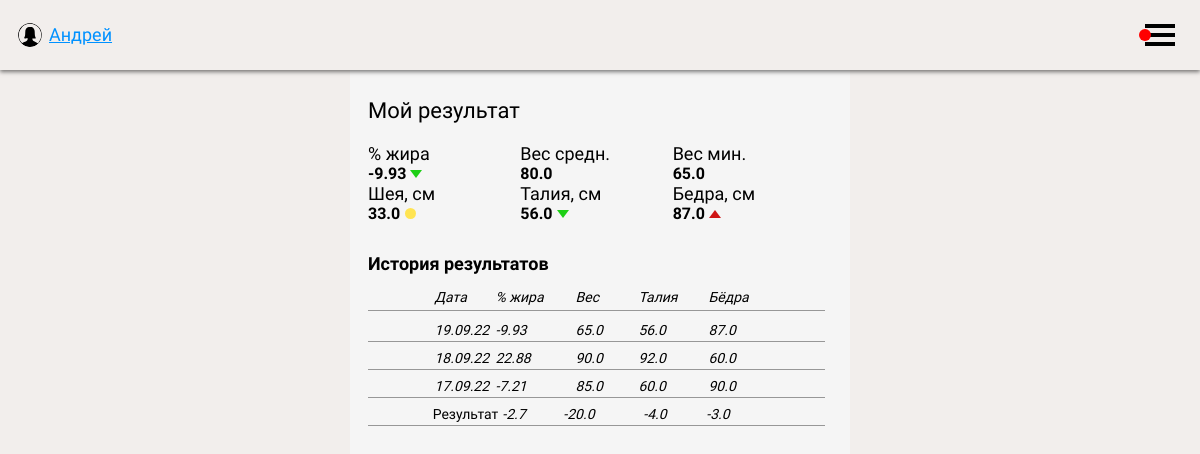
/adminviewresults/1/ (signed in), run on the app's committed database.
### users/models.py (models this page shows, shortened)
class Profile(models.Model):
    GENDER=(
        ('men', 'Мужчина'),
        ('women', 'Женщина'),
    )
    user = models.OneToOneField(User, on_delete=models.CASCADE, related_name='profile', verbose_name='Пользователь (латиницей)')
    name = models.CharField(max_length=100, verbose_name='Фамилия и имя')
    phone = models.CharField(max_length=12, verbose_name='Номер телефона')
    growth = models.IntegerField(blank=True, default=0, verbose_name='Рост')
    age = models.IntegerField(blank=True, default=0, verbose_name='Возраст')
    active = models.BooleanField(default=False, verbose_name='Оплатил')
    gender = models.CharField(max_length=10, default=2, choices=GENDER, verbose_name='Пол')
    class Meta:
        verbose_name = 'Профили участников'
        verbose_name_plural = 'Профиль участника'

### core/models.py (models this page shows, shortened)
class EveryWeekReport(models.Model):
    user = models.ForeignKey(Profile, on_delete=models.CASCADE, verbose_name='Участник')
    date = models.DateField(default=date.today, verbose_name='Дата отчета')
    weight = models.FloatField(verbose_name='Вес')
    neck = models.FloatField(verbose_name='Шея')
    waist = models.FloatField(verbose_name='Бедра')
    hips = models.FloatField(verbose_name='Талия')
    side_view = models.ImageField(upload_to='user_photo', blank=True, verbose_name='Вид сбоку')
    front_view = models.ImageField(upload_to='user_photo', blank=True, verbose_name='Вид спереди')
    back_view = models.ImageField(upload_to='user_photo', blank=True, verbose_name='Вид сзади')
    @property
    def fat(self):
        if self.user.gender == 'men':
            fat = 495 / (1.0324 - 0.19077 * log(self.hips - self.neck, 10) + 0.15456 * log(self.user.growth, 10)) - 450
        else:
            fat = 495 / (1.29579 - 0.35004 * log(self.hips + self.waist - self.neck, 10) + 0.22100 * log(self.user.growth, 10)) - 450
        return f'{fat:.{2}f}'
    class Meta:
        verbose_name = 'Еженедельные отчеты'
        verbose_name_plural = 'Еженедельный отчет'

### core/views.py (the view, shortened to what this page needs)
# urls.py: path('adminviewresults/<pk>/', login_required(AdminResultView.as_view()), name='results'),
class AdminResultView(UserPassesTestMixin, TemplateView):
    template_name = 'core/admin_results.html'
    def test_func(self):
        if self.request.user.profile and self.request.user.profile.active:
            return True
        else:
            return False
    def get_context_data(self, **kwargs):
        context = super(AdminResultView, self).get_context_data(**kwargs)
        user = User.objects.get(username=self.request.user)
        everyweekreports = EveryWeekReport.objects.filter(user_id=kwargs['pk'])
        context['weight_average'] = everyweekreports.aggregate(average=Avg('weight'))
        context['weight_min'] = everyweekreports.aggregate(min=Min('weight'))
        context['report_list'] = everyweekreports.order_by('-date')
        if everyweekreports.count() > 1:
            context['report_previous'] = everyweekreports.order_by('-id')[1]
        context['report_last'] = everyweekreports.last()
        try:
            if everyweekreports.order_by('-id')[1]:
                context['you_today_result_weight'] = everyweekreports.last().weight - everyweekreports.first().weight
                context['you_today_result_neck'] = everyweekreports.last().neck - everyweekreports.first().neck
                context['you_today_result_waist'] = everyweekreports.last().waist - everyweekreports.first().waist
                context['you_today_result_hips'] = everyweekreports.last().hips - everyweekreports.first().hips
                context['you_today_result_fat'] = float(everyweekreports.last().fat) - float(everyweekreports.first().fat)
        finally:
            return context
        return context

### templates/core/admin_results.html (shortened to what this page needs)
{% extends 'base.html' %}
{% load static %}
{% block content %}
    <body class="page-account">
    {% include 'includes/header.html' %}
    <main>
        <section class="account">
            <h1>Мой результат</h1>
            <div class="table-result">
                <div class="tr-tr1">
                    <span>% жира</span>
                    {% if report_last.fat < report_previous.fat %}
                        <span class="down">
                    {% elif report_last.fat == report_previous.fat %}
                        <span class="md">
                    {% else %}
                        <span class="up">
                    {% endif %}
                    {% if report_last %}
                        {{ report_last.fat }}
                    {% else %}
                        0
                    {% endif %}
                    </span>
                </div>
                <div class="tr-tr2">
                    <span>Вес средн.</span>
                    <span>{{ weight_average.average|stringformat:".1f" }}</span>
                </div>
                <div class="tr-tr3">
                    <span>Вес мин.</span>
                    <span>{{ weight_min.min|stringformat:".1f" }}</span>
                </div>
                <div class="tr-tr4">
                    <span>Шея, см</span>
                    {% if report_last.neck < report_previous.neck %}
                        <span class="down">
                    {% elif report_last.neck == report_previous.neck %}
                        <span class="md">
                    {% elif report_last.neck > report_previous.neck %}
                        <span class="up">
                    {% endif %}
                    {% if report_last %}
                        {{ report_last.neck }}
                    {% else %}
                        0
                    {% endif %}
                    </span>
                </div>
                <div class="tr-tr5">
                    <span>Талия, см</span>
                    {% if report_last.hips < report_previous.hips %}
                        <span class="down">
                    {% elif report_last.hips == report_previous.hips %}
                        <span class="md">
                    {% elif report_last.hips > report_previous.hips %}
                        <span class="up">
                    {% endif %}
                    {% if report_last %}
                        {{ report_last.hips }}
                    {% else %}
                        0
                    {% endif %}
                    </span>
                </div>
                <div class="tr-tr6">
                    <span>Бедра, см</span>
                    {% if report_last.waist < report_previous.waist %}
                        <span class="down">
                    {% elif report_last.waist == report_previous.waist %}
                        <span class="md">
                    {% elif report_last.waist > report_previous.waist %}
                        <span class="up">
                    {% endif %}
                    {% if report_last %}
                        {{ report_last.waist }}
                    {% else %}
                        0
                    {% endif %}
                    </span>
                </div>
            </div>
            <div class="history-table">
                <p class="history-table-title">История результатов</p>
                <div class="history-table-content">
                    <div class="ht-tr1">
                        <span>Дата</span>
                        <span>% жира</span>
                        <span>Вес</span>
                        <span>Талия</span>
                        <span>Бёдра</span>
                    </div>
                    {% for report in report_list %}
                        <div class="ht-tr1">
                            <span>{{ report.date|date:"d.m.y" }}</span>
                            <span>{{ report.fat }}</span>
                            <span>{{ report.weight }}</span>
                            <span>{{ report.hips }}</span>
                            <span>{{ report.waist }}</span>
                        </div>
                    {% endfor %}
                    <div class="ht-tr1">
                        Результат
                        <span>{{ you_today_result_fat|stringformat:".1f" }}</span>
                        <span>{{ you_today_result_weight|stringformat:".1f" }}</span>
                        <span>{{ you_today_result_hips|stringformat:".1f" }}</span>
                        <span>{{ you_today_result_waist|stringformat:".1f" }}</span>
                    </div>
                </div>
            </div>
        </section>
    </main>
    </body>
{% endblock %}

### templates/includes/header.html (shortened to what this page needs)
{% load static %}
<header>
    <nav>
        <div class="profile">
            <img src="{% static 'img/profile.svg' %}"/>
            {% if request.user.profile %}
            <a href="{% url 'users:profile_update' %}" class="name">{{ request.user.profile.name }}</a>
            {% else %}
                <a href="{% url 'users:profile_create' %}" class="name">Заполните профиль</a>
            {% endif %}
        </div>
        <label for="hamb">
            <span></span>
            <span></span>
            <span></span>
        </label>
    </nav>
</header>

### static/css/style.css (style rules this page uses)
*:where(:not(html, iframe, canvas, img, svg, video):not(svg *, symbol *)) { all: unset; display: revert; }
*, *::before, *::after { box-sizing: border-box; }
a, button { cursor: revert; }
img { max-width: 100%; }
::placeholder { color: unset; }
:root { --blue: #0091FF; }
body { min-height : 100vh; max-width : 500px; margin: 0 auto; display : flex; flex-direction : column; justify-content : flex-start; align-items : center; background: #F2EEEC; color: black; font-family: 'Istok Web', sans-serif; font-size : 14px; font-weight: 500; position: relative; }
header { width : 100%; display : flex; flex-wrap : wrap; flex : 0 0 auto; justify-content : center; align-items : center; position: fixed; height: 70px; background-color: #F2EEEC; box-shadow: 0px 2px 4px rgba(0, 0, 0, 0.5); top: 0; left: 0; z-index: 99; }
section { width : 100%; display : flex; flex-wrap : wrap; justify-content : flex-start; align-items : flex-start; align-content: flex-start; overflow-y: auto; }
main { display : flex; flex : 1 0 auto; flex-direction : column; align-items : center; width : 100%; background-color: #F5F5F5; margin-top: 70px; }
div { max-width: 100%; display : flex; flex-wrap : wrap; justify-content : center; align-items : center; align-content: center; }
nav { width: 100%; height: 100%; margin: 0 19px 0 25px; display: flex; flex-wrap: wrap; justify-content: space-between; align-items: center; align-content: center; }
nav a { font-size: 14px; color: var(--blue); text-decoration: underline; position: relative; z-index: 0; }
h1 { width: 100%; font-size: 22px; margin-bottom: 25px; }
.page-account nav { margin: 0 25px 0 18px; position: relative; padding: 21.5px 0; }
.profile { width: calc(100% - 30px); justify-content: flex-start; }
.profile img { width: 24px; height: 24px; margin-right: 7px; border-radius: 50%; }
.profile .name { font-size: 18px; line-height: 1; }
.page-account nav>label[for=hamb] { width: 30px; height: 27px; display: flex; flex-wrap: wrap; justify-content: center; align-items: center; align-content: center; position: relative; }
.page-account nav>label[for=hamb]:before { content: ''; width: 12px; height: 12px; background-color: #FF0000; position: absolute; top: 50%; margin-top: -6px; left: -6px; border-radius: 50%; }
.page-account nav>label[for=hamb] span { width: 100%; height: 4px; background-color: black; margin: 2.5px 0; }
.account { padding: 28px 25px 25px 18px; justify-content: center; }
.account h1 { margin-bottom: 20px; }
.table-result { width: 100%; margin-bottom: 32px; justify-content: flex-start; }
.table-result div { width: calc(100%/3); justify-content: flex-start; }
.table-result div>span:first-child { font-size: 18px; width: 100%; }
.table-result div>span:last-child { font-size: 16px; font-weight: 700; position: relative; }
.table-result div>span.down:after { content: ''; width: 0; height: 0; border-top: 8px solid #1DCF15; border-left: 6px solid transparent; border-right: 6px solid transparent; position: absolute; top: 50%; margin-top: -4px; right: -16px; }
.table-result div>span.up:after { content: ''; width: 0; height: 0; border-bottom: 8px solid #CF1515; border-left: 6px solid transparent; border-right: 6px solid transparent; position: absolute; top: 50%; margin-top: -4px; right: -16px; }
.table-result div>span.md:after { content: ''; width: 11px; height: 11px; background-color: #FFE452; border-radius: 50%; position: absolute; top: 50%; margin-top: -5.5px; right: -16px; }
.history-table { width: 100%; justify-content: flex-start; align-items: flex-start; align-content: flex-start; overflow-x: auto; }
.history-table-title { width: 100%; font-size: 18px; font-weight: 700; line-height: 1; margin-bottom: 11px; }
.history-table-content { width: 100%; min-width: 332px; overflow-x: auto; }
.history-table-content>div { width: 100%; }
.ht-tr1 { border-bottom: 1px solid #979797; margin-bottom: 8px; }
.ht-tr1>span { padding: 6px 0; font-style: italic; line-height: 1; }
.history-table-content>div:not(:first-child) { margin-bottom: 5px; }
.history-table-content>div>span:first-child { width: 65px; padding: 4px 0 4px 4px !important; }
.history-table-content>div>span:nth-child(2) { width: 80px; }
.history-table-content>div>span:nth-child(3) { width: 63px; }
.history-table-content>div>span:nth-child(4) { width: 70px; }
.history-table-content>div>span:last-child { width: 54px; }
.history-table-content>div:not(:first-child) span { padding: 4px 0; }

### data on the page
EveryWeekReport: fat "-9.93", neck "33.0", hips "56.0", waist "87.0", date "19.09.22", weight "65.0"
EveryWeekReport: date "18.09.22", fat "22.88", weight "90.0", hips "92.0", waist "60.0"
EveryWeekReport: date "17.09.22", fat "-7.21", weight "85.0", hips "60.0", waist "90.0"

### other printed values
{{ request.user.profile.name }} "Андрей"
{{ weight_average.average|stringformat:".1f" }} "80.0"
{{ weight_min.min|stringformat:".1f" }} "65.0"
{{ you_today_result_fat|stringformat:".1f" }} "-2.7"
{{ you_today_result_weight|stringformat:".1f" }} "-20.0"
{{ you_today_result_hips|stringformat:".1f" }} "-4.0"
{{ you_today_result_waist|stringformat:".1f" }} "-3.0"
